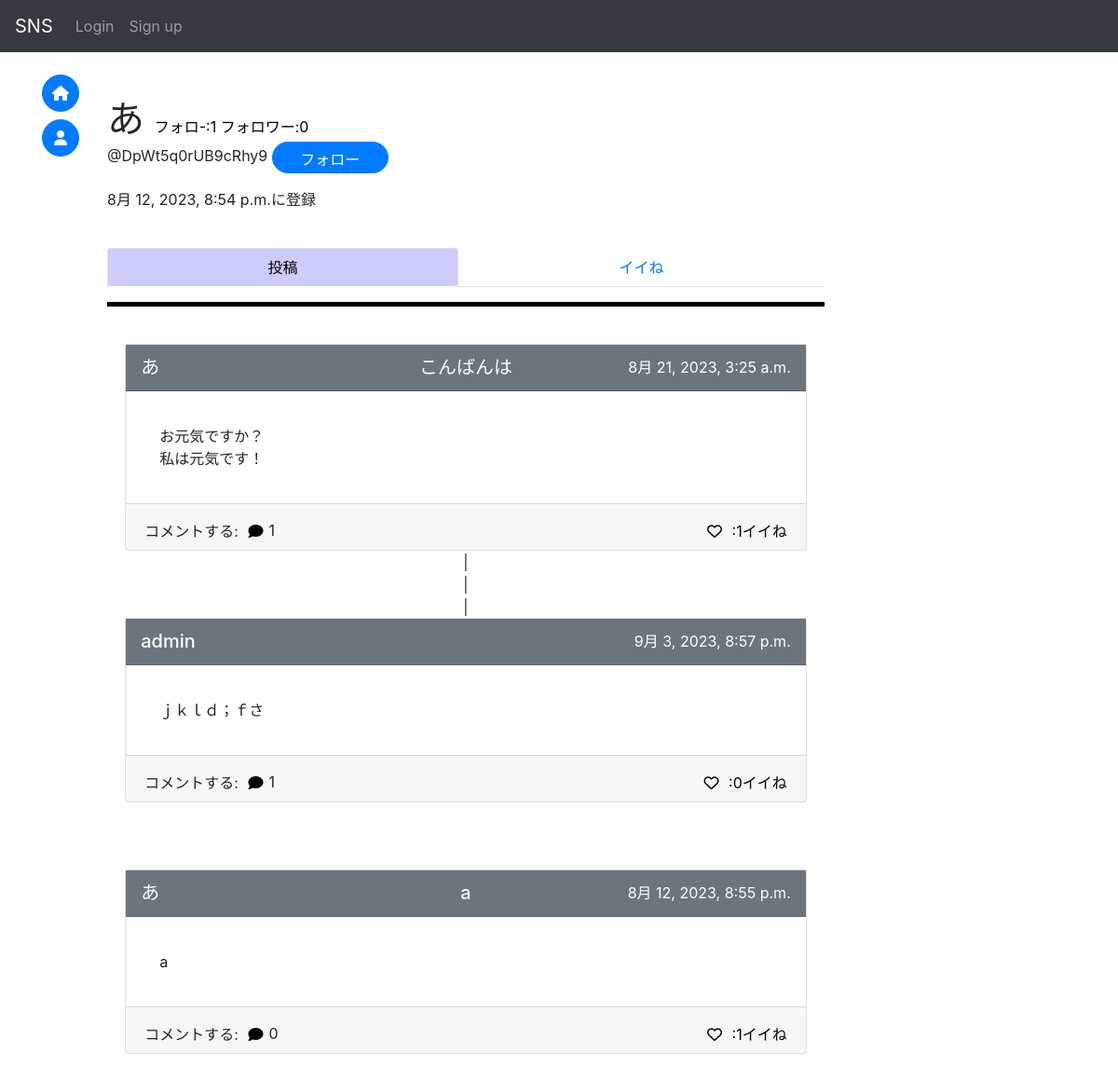
The app's page /accounts/user/1d301dd7-8f2a-4aba-b0e0-6cc3a210333b/ with its own data.
### accounts/models.py (models this page shows, shortened)
class CustomUser(AbstractBaseUser, PermissionsMixin):
    id = models.UUIDField(primary_key=True, default=uuid.uuid4, editable=False)
    email = models.EmailField(_("email address"), unique=True, blank=True)
    is_staff = models.BooleanField(
        _("staff status"),
        default=False,
        help_text=_("Designates whether the user can log into this admin site."),
    )
    username = models.CharField(_("username"), max_length=50)
    usertag = models.CharField(_("usertag"), max_length=16, default=randomname(16), unique=True)
    created_at = models.DateTimeField(auto_now_add=True)
    objects = CustomUserManager()
    EMAIL_FIELD = "email"
    USERNAME_FIELD = "email"
    REQUIRED_FIELDS = ["username", "usertag"]
    class Meta:
        verbose_name = _("user")
        verbose_name_plural = _("users")
    def __str__(self):
        return self.username

### sns/models.py (models this page shows, shortened)
class Post(models.Model):
    id = models.UUIDField(primary_key=True, default=uuid.uuid4, editable=False)
    title = models.CharField(max_length=50, null=True)
    detail = models.TextField(max_length=255)
    author = models.ForeignKey(
        get_user_model(),
        on_delete=models.CASCADE
    )
    created_at = models.DateTimeField(auto_now_add=True)
    good_num = models.IntegerField(default=0)
    mode = models.IntegerField(default=0)#0:通常の投稿 1:コメント
    parent_post = models.ForeignKey(
        "Post",
        on_delete=models.CASCADE,
        null=True,
        blank=True
    )

### accounts/views.py (the view, shortened to what this page needs)
# urls.py: path("user/<str:id>/", views.user_detail, name="user"),
def user_detail(request, id):
    context = {}
    user = get_object_or_404(CustomUser, pk=id)
    post = Post.objects.filter(author=user)
    following_num = Follower.objects.filter(following=user).count()
    followed_num = Follower.objects.filter(followed=user).count()
    context["userDetail"] = user
    context["posts"] = post
    context["following"] = False
    context["following_num"] = following_num
    context["followed_num"] = followed_num
    good_posts = []
    comment_num = {}
    top_comment = {}
    gooding = Good.objects.filter(gooder=user)
    for g in gooding:
        good_posts.append(g.post)
        comment_num[g.post.id] = g.post.post_set.all().count()
        try:
            tmp = g.post.post_set.all()[0]
            top_comment[g.post.id] = tmp
            comment_num[tmp.id] = tmp.post_set.all().count()
        except Exception:
            pass
    context["good_posts"] = good_posts
    context["btn_class"] = "btn-primary"
    for c in post:
        comment_num[c.id] = c.post_set.all().count()
        try:
            tmp = c.post_set.all()[0]
            top_comment[c.id] = tmp
            comment_num[tmp.id] = tmp.post_set.all().count()
        except Exception:
            pass
    context["comment_num"] = comment_num
    context["top_comment"] = top_comment
    if request.user.is_anonymous:
        return render(request, "accounts/userDetail.html", context)

### sns/templatetags/custom_filter.py (called while the page is built)
@register.filter
def get_value(d, k):
    if k in d:
        return d[k]
    return None

### accounts/templates/accounts/userDetail.html (shortened to what this page needs)
{% extends "base.html" %}
{% block content %}
    <br>
    <div>
        <div>
            <h1 style="display:inline;">
                {{ userDetail.username }}
            </h1>
            <a href="{% url 'accounts:follower' userDetail.id 'following' %}" class="notlink">
                フォロ-:{{ following_num }}
            </a>
            <a href="{% url 'accounts:follower' userDetail.id 'followed' %}" class="notlink">
                フォロワー:<div style="display:inline;" class="num">{{ followed_num }}</div>
            </a>
        </div>
        <p>
            {% if request.user.is_anonymous %}
                @{{ userDetail.usertag }}
                <button type="button" class="btn btn-primary w-120px h-40px rounded-pill"
                    onClick="location.href='{% url 'accounts:follow' userDetail.id %}'">
                        フォロー
                </button>
                <br>
            {% elif user.id == userDetail.id %}
                @{{ userDetail.usertag }}
            {% endif %}
        </p>
        <p>
            {{ userDetail.created_at }}に登録
        </p>
    </div>
    {% if is_block %}
        <div>
            <br>
            <br>
            <h1 style="color:red; text-align:center;">ブロック中のユーザー<h1>
        </div>
    {% elif is_blocked %}
        <div>
            <br>
            <br>
            <h3 style="text-align:center;">このユーザーは投稿の公開を制限しています</h3>
        </div>
    {% else %}
        <div class="row-1" style="position: sticky;top: 55px;z-index:2;background-color:#fff;">
            <br>
            <ul class="nav nav-tabs nav-fill nav-pills" role="tablist">
                <li class="nav-item tab-hov">
                    <a class="nav-link active" id="item1-tab" data-toggle="tab" href="#item1" role="tab" aria-controls="item1" aria-selected="true">
                        投稿
                    </a>
                </li>
                <li class="nav-item tab-hov">
                    <a class="nav-link" id="item2-tab"
                        data-toggle="tab" href="#item2" role="tab" aria-controls="item2" aria-selected="false">
                        イイね
                    </a>
                </li>
            </ul>
            <hr width="100%" color="#0" style="height:4px;">
            <br>
        </div>
        <div class="tab-content">
            <div class="tab-pane fade show active" id="item1" role="tabpanel" aria-labelledby="item1-tab">
                {% with posts_include=posts good_mode="1" othergood="12" %}
                    {% include 'post_list_include.html' %}
                {% endwith %}
            </div>
        </div>
    {% endif %}
{% endblock %}

### templates/post_list_include.html (shortened to what this page needs)
<div>
{% load custom_filter %}
{% for postin in posts_include reversed %}
    {% if postin.author in blocks or postin.author in blocked or postin.author in mutes%}
    {% else %}
        {% with postcard=postin %}
            {% include 'post_card_include.html' %}
        {% endwith %}
        {% with commentnum=comment_num|get_value:postin.id %}
            {% if commentnum > 0 %}
                <div style="text-align:center;">|</div>
                <div style="text-align:center;">|</div>
                <div style="text-align:center;">|</div>
                {% with postcard=top_comment|get_value:postin.id %}
                    {% include 'post_card_include.html' %}
                {% endwith %}
            {% endif %}
        {% endwith %}
        <br>
        <br>
        <br>
    {% endif %}
{% endfor %}
</div>

### templates/post_card_include.html (shortened to what this page needs)
{% load custom_filter %}
<div class="card w-150px mx-auto clearfix" style="position:relative;">
    <a href="{% url 'sns:post' postcard.pk %}" style="position:absolute;inset:0;">
        <div class="card-header bg-secondary h-50px clearfix" style="display:flex; justify-content:center;postition:relative;">
            <h5 style="position:absolute; left:1rem;">
                <a href="{% url 'accounts:user' postcard.author.id %}" class="on-a title-link">
                    {{ postcard.author }}
                </a>
            </h5>
            <h5 style="text-align:center; display:table-cell;">
                <a href="{% url 'sns:post' postcard.id %}" class="on-a title-link">
                    {% if postcard.mode != 1 %}
                        {{ postcard.title | truncatechars:20 }}
                    {% endif %}
                </a>
            </h5>
            <p style="position:absolute; right:1rem; color:white">
                {{ postcard.created_at }}
            </p>
        </div>
        <div class="card-body detail clearfix">
            <p class="card-text">
                {{ postcard.detail|linebreaks }}
            </p>
        </div>
        <div class="card-footer h-50px text-right clearfix" style="padding-top:0">
            <div style="display:inline">
                <p style="float:left;">
                    コメントする:
                    <button onClick="clearText('{{ postcard.id }}')" class="good on-a">
                        <i class="fa-solid fa-comment"></i>
                    </button>
                    <div id="comment_num_{{ postcard.id }}" style="float:left;">
                        {{ comment_num|get_value:postcard.id }}
                    </div>
                </p>
            </div>
            <div>
                {% if user.is_anonymous %}
                    <button onClick="location.href='{% url 'sns:good' postcard.id 1 %}'" class="good on-a">
                        <i class="fa-regular fa-heart"></i>
                    </button>
                {% endif %}
                <a href="{% url 'sns:good_user' postcard.id %}" class="notlink on-a">
                    <div id="num_{{ postcard.id }}_{{ good_mode }}" style="display:inline;size:4;">:{{ postcard.good_num }}イイね</div>
                </a>
            </div>
        </div>
    </a>
</div>

### static/css/card.css (style rules this page uses)
.detail { margin-left:1rem; }
.title-link, .title-link:hover { color:white; }
.good, .good:focus, .good:hover { border: none; outline: none; background: none; display: inline; }
.on-a { position: relative; z-index: 1; }
.notlink { text-decoration:none !important; color:black !important; }
.w-150px { width: 80% !important; }
.h-50px { height: 50px !important; }

### templates/base.html (style rules this page uses)
body { padding-top : 80px }

### accounts/templates/accounts/userDetail.html (style rules this page uses)
.detail { margin-left:1rem; }
.title-link, .title-link:hover { color:white; }
.good, .good:focus, .good:hover { border: none; outline: none; background: none; display: inline; }
.w-150px { width: 95% !important; }
.h-50px { height: 50px !important; }
.on-a { position: relative; z-index: 1; }
.w-120px { width: 125px !important; }
.h-40px { height: 34px !important; }
.notlink { text-decoration:none !important; color:black !important; }
.nav-pills .nav-link.active { background-color: #ccf; color: black; }

### records on screen
CustomUser: username "あ", usertag "DpWt5q0rUB9cRhy9", created_at "8月 12, 2023, 8:54 p.m."
Post: author "あ", title "こんばんは", created_at "8月 21, 2023, 3:25 a.m.", detail "お元気ですか？ 私は元気です！", id "1", good_num "1"
Post: author "admin", created_at "9月 3, 2023, 8:57 p.m.", detail "ｊｋｌｄ；ｆさ", id "1", good_num "0"
Post: author "あ", title "a", created_at "8月 12, 2023, 8:55 p.m.", detail "a", id "0", good_num "1"

### other values on screen
{{ following_num }} "1"
{{ followed_num }} "0"
